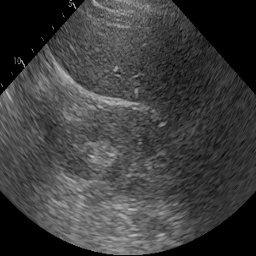
#> input picture datasetforchina/smartliva_test_images/sample01.jpg, 256 x 256 px
$ python -i image_preprocessor.py   (imports and definitions only)
#> lines starting #> are read from the running program, lines starting #| are printed output that depends on the picture
#> further down, picture is the input picture: PIL image 256x256 RGB; min 0, max 192, mean 61.7
"""
SmartLiva — Image Preprocessor
================================
Stage 0 of the Hybrid Cascade pipeline.

Applies clinically-motivated preprocessing to liver ultrasound images
before feeding them to the local ConvNeXt model.

Operations (in order):
  1. Colour → Greyscale / RGB normalisation
  2. CLAHE (Contrast Limited Adaptive Histogram Equalisation)
     — enhances parenchymal texture and bile duct visibility
     — critical for F0/F1 boundary and OV detection accuracy
  3. Ultrasound bounding-box crop
     — heuristic crop removes scan annotations, scale bars, machine overlays
     — reduces non-tissue pixels that confuse the classifier
  4. Resize to target size for model input

All operations are OpenCV-based with PIL fallback for environments
where cv2 is not installed.
"""

from __future__ import annotations

import logging
from typing import Tuple

import numpy as np
from PIL import Image, ImageFilter, ImageOps

logger = logging.getLogger(__name__)

# ---------------------------------------------------------------------------
# CLAHE parameters (tuned for 300–800 px ultrasound images)
# ---------------------------------------------------------------------------
_CLAHE_CLIP_LIMIT    = 2.0
_CLAHE_TILE_GRID     = (8, 8)

# Crop margins: fraction of image to strip from each side to remove overlays
_CROP_TOP    = 0.08   # strip machine header (probe info, date)
_CROP_BOTTOM = 0.04   # strip footer
_CROP_LEFT   = 0.04
_CROP_RIGHT  = 0.04

# Saturation threshold for ultrasound pre-filter (keep in sync with main.py)
_MAX_MEAN_SATURATION = 55.0


# ---------------------------------------------------------------------------
# Utility helpers
# ---------------------------------------------------------------------------

def _try_import_cv2():
    try:
        import cv2
        return cv2
    except ImportError:
        return None


def _pil_to_uint8_gray(image: Image.Image) -> np.ndarray:
    gray = image.convert("L")
    return np.array(gray, dtype=np.uint8)


def _uint8_gray_to_pil_rgb(arr: np.ndarray) -> Image.Image:
    from PIL import Image as _Image
    return _Image.fromarray(arr, mode="L").convert("RGB")


# ---------------------------------------------------------------------------
# CLAHE enhancement
# ---------------------------------------------------------------------------

def apply_clahe(image: Image.Image) -> Image.Image:
    """
    Apply CLAHE to enhance local tissue contrast in the ultrasound image.

    Tries OpenCV first for speed; falls back to a PIL-based approximation
    using local histogram equalisation.
    """
    cv2 = _try_import_cv2()

    if cv2 is not None:
        gray = _pil_to_uint8_gray(image)
        clahe = cv2.createCLAHE(
            clipLimit=_CLAHE_CLIP_LIMIT,
            tileGridSize=_CLAHE_TILE_GRID,
        )
        enhanced = clahe.apply(gray)
        # Convert back to RGB (the model expects 3-channel input)
        enhanced_rgb = cv2.cvtColor(enhanced, cv2.COLOR_GRAY2RGB)
        return Image.fromarray(enhanced_rgb)

    else:
        # Pillow fallback: simple local contrast enhancement
        logger.debug("[Preprocessor] cv2 not available — using PIL CLAHE approximation")
        gray = ImageOps.equalize(image.convert("L"))
        return gray.convert("RGB")


# ---------------------------------------------------------------------------
# Annotation crop
# ---------------------------------------------------------------------------

def crop_ultrasound_roi(image: Image.Image) -> Image.Image:
    """
    Heuristic crop to remove machine overlays, scale bars, and text annotations
    that appear on ultrasound frames.

    Uses pixel intensity analysis: the ultrasound sector is the darkest
    major region; pure-white or high-intensity strips are overlay artefacts.
    """
    w, h = image.size
#> w = 256; h = 256

    # First pass: apply fixed margin crop
    left   = int(w * _CROP_LEFT)
#> left = 10
    right  = int(w * (1.0 - _CROP_RIGHT))
#> right = 245
    top    = int(h * _CROP_TOP)
#> top = 20
    bottom = int(h * (1.0 - _CROP_BOTTOM))
#> bottom = 245
    cropped = image.crop((left, top, right, bottom))
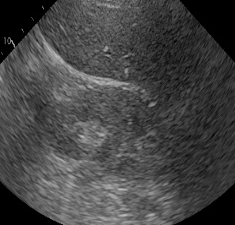
#> cropped: PIL image 235x225 RGB; min 0, max 192, mean 68.2

    # Second pass: detect and remove bright overlay rows (mean pixel > 240)
    arr  = np.array(cropped.convert("L"), dtype=np.float32)
    rows = arr.mean(axis=1)   # mean brightness per row
#> rows = 225 values, max 92.68 at index 185, min 41.85 at index 1, mean 68.17
    cols = arr.mean(axis=0)   # mean brightness per column
#> cols = 235 values, max 102.1 at index 96, min 26.7 at index 234, mean 68.17

    # Find innermost rows/cols with brightness < 230 as scan content
    threshold = 230.0
    valid_rows = np.where(rows < threshold)[0]
#> valid_rows = 225 values from 0 to 224
    valid_cols = np.where(cols < threshold)[0]
#> valid_cols = 235 values from 0 to 234

    if len(valid_rows) > 0 and len(valid_cols) > 0:
        r_top, r_bot = int(valid_rows[0]),  int(valid_rows[-1])
#> r_top = 0; r_bot = 224
        c_lft, c_rgt = int(valid_cols[0]), int(valid_cols[-1])
#> c_lft = 0; c_rgt = 234
        # Only crop if the resulting size is reasonable (>50% of original)
        new_h = r_bot - r_top
#> new_h = 224
        new_w = c_rgt - c_lft
#> new_w = 234
        if new_h > 0.5 * cropped.height and new_w > 0.5 * cropped.width:
            cropped = cropped.crop((c_lft, r_top, c_rgt, r_bot))
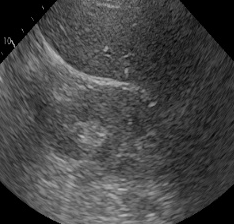
#> cropped: PIL image 234x224 RGB; min 0, max 192, mean 68.4
        else:
            logger.debug("[Preprocessor] Brightness crop too aggressive — keeping margin-only crop")

    return cropped


# ---------------------------------------------------------------------------
# Composite preprocessing pipeline
# ---------------------------------------------------------------------------

def preprocess_ultrasound(
    image: Image.Image,
    apply_clahe_flag: bool  = True,
    apply_crop_flag:  bool  = True,
    target_size: Tuple[int, int] = (224, 224),
) -> Image.Image:
    """
    Full preprocessing pipeline for a liver ultrasound image.

    Steps:
      1. Ensure RGB
      2. Heuristic annotation crop (optional)
      3. CLAHE enhancement (optional)
      4. Resize to target_size

    Returns a PIL Image ready for model inference.
    """
    if image.mode != "RGB":
        image = image.convert("RGB")

    if apply_crop_flag:
        image = crop_ultrasound_roi(image)

    if apply_clahe_flag:
        image = apply_clahe(image)
#> in apply_clahe, `enhanced = clahe.apply(gray)`:
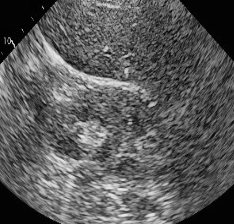
#> enhanced: shape (224, 234); min 2, max 236, mean 89.7
    else:
        # Still convert to ensure consistent RGB output
        image = image.convert("RGB")

    # Final resize — use LANCZOS for quality
    image = image.resize(target_size, Image.LANCZOS)
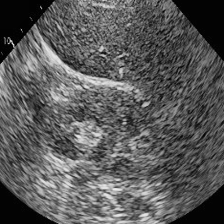
#> image: PIL image 224x224 RGB; min 0, max 236, mean 89.7

    return image


# ---------------------------------------------------------------------------
# Pre-filter: quick colour-saturation check to reject non-US images
# ---------------------------------------------------------------------------

def is_likely_ultrasound(image: Image.Image) -> bool:
    """
    Fast pre-filter: rejects obviously non-medical images by checking
    mean colour saturation.  Ultrasound images are near-greyscale (low S).

    Threshold: mean HSV saturation ≤ 55 (out of 255)

    Note: The Vision LLM performs the definitive check for edge cases.
    """
    try:
        hsv_arr = np.array(image.convert("HSV"))
        mean_sat = float(hsv_arr[:, :, 1].mean())
        return mean_sat <= _MAX_MEAN_SATURATION
    except Exception:
        return True   # pass through on error


def get_image_stats(image: Image.Image) -> dict:
    """Return diagnostic statistics for an ultrasound image — useful for logging."""
    try:
        arr      = np.array(image.convert("L"), dtype=np.float32)
        hsv_arr  = np.array(image.convert("HSV"), dtype=np.float32)
        return {
            "width":        image.width,
            "height":       image.height,
            "mean_gray":    float(arr.mean()),
            "std_gray":     float(arr.std()),
            "min_gray":     float(arr.min()),
            "max_gray":     float(arr.max()),
            "mean_saturation": float(hsv_arr[:, :, 1].mean()),
        }
    except Exception as exc:
        return {"error": str(exc)}

>>> from PIL import Image
>>> picture = Image.open('../../../datasetforchina/smartliva_test_images/sample01.jpg')
>>> result = preprocess_ultrasound(picture)

$ run again, on datasetforchina/smartliva_test_images/sample02.jpg
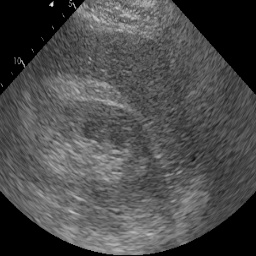
#> input picture datasetforchina/smartliva_test_images/sample02.jpg, 256 x 256 px
#> picture is the input picture: PIL image 256x256 RGB; min 0, max 228, mean 75.5
#> in crop_ultrasound_roi, `cropped = image.crop((left, top, right, bottom))`:
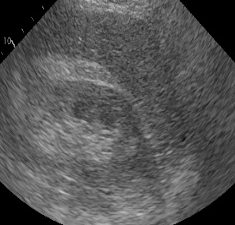
#> cropped: PIL image 235x225 RGB; min 0, max 196, mean 83.7
#> rows = 225 values, max 103.2 at index 180, min 57.36 at index 1, mean 83.66
#> cols = 235 values, max 110.1 at index 95, min 39.82 at index 234, mean 83.66
#> valid_rows = 225 values from 0 to 224
#> valid_cols = 235 values from 0 to 234
#> r_top = 0; r_bot = 224
#> c_lft = 0; c_rgt = 234
#> new_h = 224
#> new_w = 234
#> in preprocess_ultrasound, `image = image.resize(target_size, Image.LANCZOS)`:
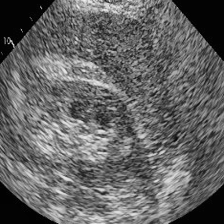
#> image: PIL image 224x224 RGB; min 0, max 237, mean 100.2

$ run again, on datasetforchina/smartliva_test_images/sample03.jpg
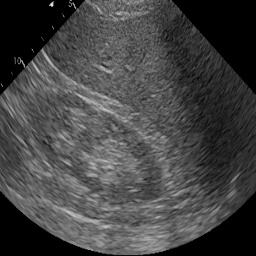
#> input picture datasetforchina/smartliva_test_images/sample03.jpg, 256 x 256 px
#> picture is the input picture: PIL image 256x256 RGB; min 0, max 228, mean 67.6
#> in crop_ultrasound_roi, `cropped = image.crop((left, top, right, bottom))`:
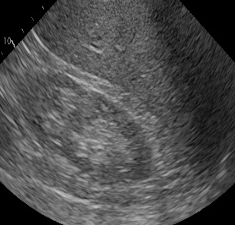
#> cropped: PIL image 235x225 RGB; min 0, max 198, mean 76
#> rows = 225 values, max 100.5 at index 187, min 37.9 at index 2, mean 75.97
#> cols = 235 values, max 110.9 at index 96, min 25.01 at index 234, mean 75.97
#> valid_rows = 225 values from 0 to 224
#> valid_cols = 235 values from 0 to 234
#> r_top = 0; r_bot = 224
#> c_lft = 0; c_rgt = 234
#> new_h = 224
#> new_w = 234
#> in preprocess_ultrasound, `image = image.resize(target_size, Image.LANCZOS)`:
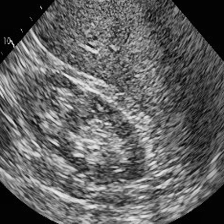
#> image: PIL image 224x224 RGB; min 0, max 237, mean 96.7

$ run again, on datasetforchina/smartliva_test_images/sample04.jpg
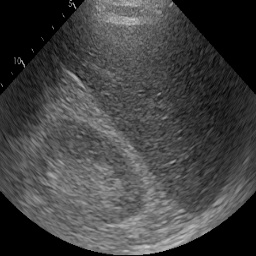
#> input picture datasetforchina/smartliva_test_images/sample04.jpg, 256 x 256 px
#> picture is the input picture: PIL image 256x256 RGB; min 0, max 204, mean 66.2
#> in crop_ultrasound_roi, `cropped = image.crop((left, top, right, bottom))`:
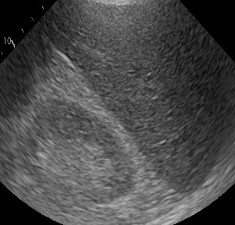
#> cropped: PIL image 235x225 RGB; min 0, max 196, mean 73.2
#> rows = 225 values, max 104.4 at index 180, min 45.64 at index 10, mean 73.2
#> cols = 235 values, max 104.6 at index 97, min 31.07 at index 0, mean 73.2
#> valid_rows = 225 values from 0 to 224
#> valid_cols = 235 values from 0 to 234
#> r_top = 0; r_bot = 224
#> c_lft = 0; c_rgt = 234
#> new_h = 224
#> new_w = 234
#> in preprocess_ultrasound, `image = image.resize(target_size, Image.LANCZOS)`:
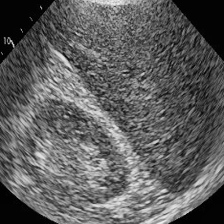
#> image: PIL image 224x224 RGB; min 0, max 237, mean 93.9
